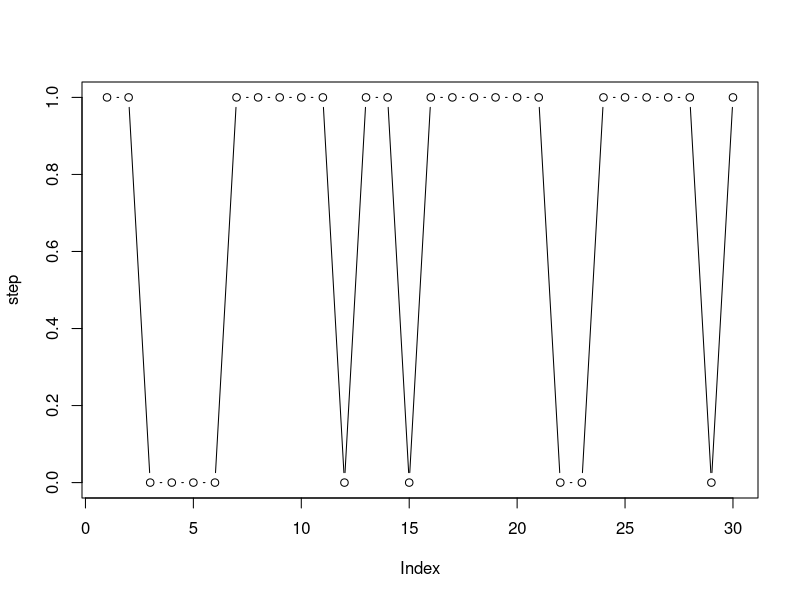

The R script that drew this image:
## ---- chunk 1
n <- 30
step <- vector(length=30)
line <- vector(length=61) # Position 31 is the center (start point)
pos <-31
for (i in 1:n){
  step[i] <- rbinom(1,1,.6)       #if 1 then H, else T
  if(step[i] == 1){
    pos <- pos + 1
} else {
    pos <- pos - 1
}
} 
step
sum(step) # gives total number of heads (steps to right)
pos
plot(step,type = "b")
## ---- chunk 2
sessionInfo()
